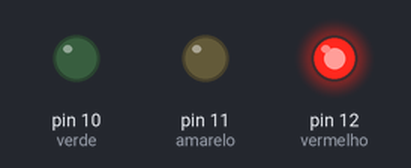
A sketch run on a simulated Arduino Uno, built with avr-gcc and run on an emulated ATmega328P. Shown: output pins drawn as LEDs (lit = HIGH).

Above: at 2.0 s.
At 6.0 s:
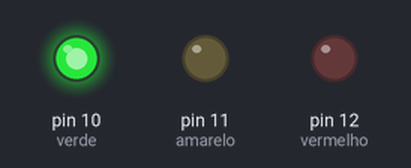
At 10.0 s:
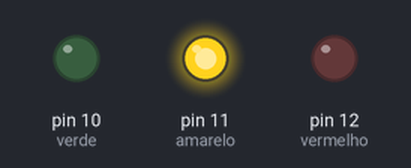
Timing chart, 0 to 15.6 s (numbered marks = the images above):
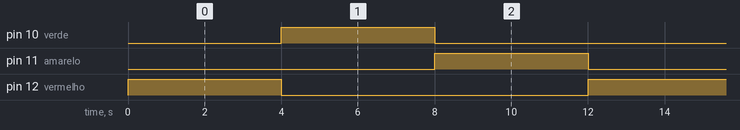

The sketch:

semaforo.ino
```cpp
#define vermelho 12
#define amarelo 11
#define verde 10


void setup()
{
  // Setar os pinos dos leds para serem OUTPUT (saída)
  pinMode(vermelho, OUTPUT);
  pinMode(amarelo, OUTPUT);
  pinMode(verde, OUTPUT);

  // Setar todos os leds como desligados no começo (não é obrigatório mas apenas para
  // garantir que começará tudo desligado)
  digitalWrite(vermelho, LOW);
  digitalWrite(amarelo, LOW);
  digitalWrite(verde, LOW);

}

void loop()
{

  // sinal vermelho
  digitalWrite(vermelho, HIGH);
  delay(4000); // tempo que cada sinal ficará ligado (em ms)

  // sinal verde
  digitalWrite(vermelho, LOW);
  digitalWrite(verde, HIGH);
  delay(4000);

  // sinal amarelo
  digitalWrite(verde, LOW);
  digitalWrite(amarelo, HIGH);
  delay(4000);

  digitalWrite(amarelo, LOW);

}
```

Measured:
- by itself, pin 10 (verde), pin 11 (amarelo), pin 12 (vermelho): alternates HIGH for 4.0 s and LOW for 8.0 s
- by itself, everything shown: repeats every 12.0 s, in 4 steps
